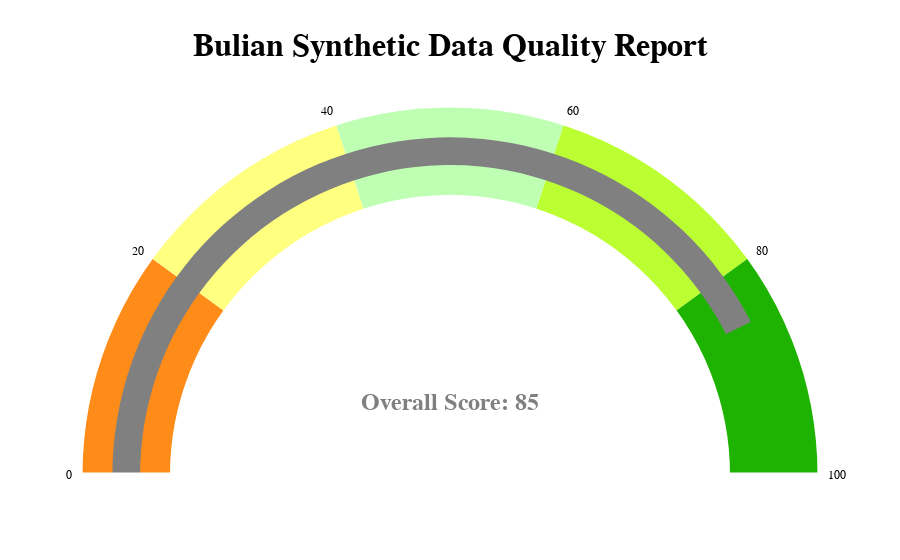
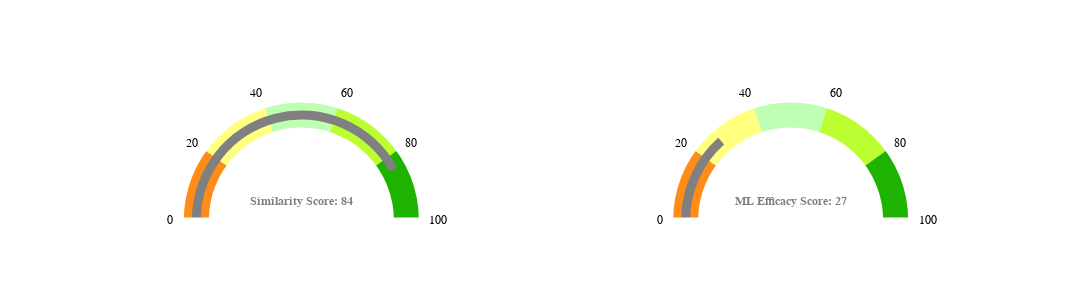

Notebook code for these charts, in order:
### Markdown cell above
#### Report with ML efficacy metrics, as that is the key consideration in this case

### Code cell
get_full_report(churn, sample,discrete_columns,numeric_features,target='Exited')

### Figure 1 — Plotly figure (JSON) as saved in the notebook; plotly's stock layout.template omitted (floating-point values rounded to 4 significant figures)
{"data": [{"delta": {"font": {"size": 60}, "increasing": {"color": "white"}, "reference": 0}, "domain": {"x": [0, 1], "y": [0, 1]}, "gauge": {"axis": {"range": [null, 100], "tickcolor": "white", "tickwidth": 0}, "bar": {"color": "grey", "thickness": 0.3}, "bgcolor": "white", "bordercolor": "white", "borderwidth": 5, "steps": [{"color": "#FF8C19", "range": [0, 20]}, {"color": "#FFFF80", "range": [20, 40]}, {"color": "#BFFFB3", "range": [40, 60]}, {"color": "#BBFF33", "range": [60, 80]}, {"color": "#1EB300", "range": [80, 101]}], "threshold": {"line": {"color": "grey", "width": 4}, "thickness": 0, "value": 100}}, "mode": "gauge+number+delta", "number": {"font": {"color": "grey", "family": "'Oswald', sans-serif", "size": 24}, "prefix": "<b>Overall Score<b>: "}, "type": "indicator", "value": 85}], "layout": {"font": {"color": "black", "family": "'Oswald', sans-serif"}, "plot_bgcolor": "rgba(0,0,0,0)", "title": {"font": {"color": "black", "family": "'Oswald', sans-serif", "size": 32}, "text": "<b>Bulian Synthetic Data Quality Report<b>", "x": 0.5, "xanchor": "center", "y": 0.94, "yanchor": "top"}, "xaxis": {"range": [0, 1], "showgrid": false, "showticklabels": true}, "yaxis": {"range": [0, 1], "showgrid": false, "showticklabels": true}}}

### Figure 2 — Plotly figure (JSON) as saved in the notebook; plotly's stock layout.template omitted (floating-point values rounded to 4 significant figures)
{"data": [{"delta": {"font": {"size": 12}, "increasing": {"color": "white"}, "reference": 0}, "domain": {"x": [0, 0.475], "y": [0, 1]}, "gauge": {"axis": {"range": [null, 100], "tickcolor": "white", "tickwidth": 0}, "bar": {"color": "grey", "thickness": 0.3}, "bgcolor": "white", "bordercolor": "white", "borderwidth": 5, "steps": [{"color": "#FF8C19", "range": [0, 20]}, {"color": "#FFFF80", "range": [20, 40]}, {"color": "#BFFFB3", "range": [40, 60]}, {"color": "#BBFF33", "range": [60, 80]}, {"color": "#1EB300", "range": [80, 101]}], "threshold": {"line": {"color": "grey", "width": 6}, "thickness": 0, "value": 100}}, "mode": "gauge+number+delta", "number": {"font": {"color": "grey", "family": "'Oswald', sans-serif", "size": 12}, "prefix": "<b>Similarity Score<b>: "}, "type": "indicator", "value": 84}, {"delta": {"font": {"size": 12}, "increasing": {"color": "white"}, "reference": 0}, "domain": {"x": [0.525, 1], "y": [0, 1]}, "gauge": {"axis": {"range": [null, 100], "tickcolor": "white", "tickwidth": 0}, "bar": {"color": "grey", "thickness": 0.3}, "bgcolor": "white", "bordercolor": "white", "borderwidth": 5, "steps": [{"color": "#FF8C19", "range": [0, 20]}, {"color": "#FFFF80", "range": [20, 40]}, {"color": "#BFFFB3", "range": [40, 60]}, {"color": "#BBFF33", "range": [60, 80]}, {"color": "#1EB300", "range": [80, 101]}], "threshold": {"line": {"color": "grey", "width": 6}, "thickness": 0, "value": 100}}, "mode": "gauge+number+delta", "number": {"font": {"color": "grey", "family": "'Oswald', sans-serif", "size": 12}, "prefix": "<b>ML Efficacy Score<b>: "}, "type": "indicator", "value": 27}], "layout": {"autosize": false, "font": {"color": "black", "family": "'Oswald', sans-serif"}, "height": 300, "plot_bgcolor": "rgba(0,0,0,0)", "title": {"text": ""}, "width": 1200, "xaxis": {"range": [0, 1], "showgrid": false, "showticklabels": true}, "yaxis": {"range": [0, 1], "showgrid": false, "showticklabels": true}}}
